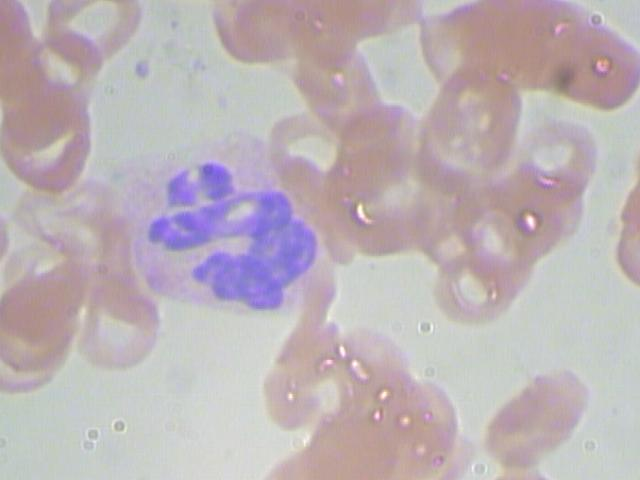
#> input picture BloodImage_00004.jpg, 640 x 480 px
$ jupyter execute --allow-errors 'Sketchy Low Rank Optimization.ipynb'   (shell and % lines are left out)
#> lines starting #> are read from the running program, lines starting #| are printed output that depends on the picture; long printed decimals are rounded
[cell 1]
import numpy as np
import matplotlib.pyplot as plt

[cell 2]
from PIL import Image, ImageDraw
import requests

url = 'https://www.worldgbc.org/sites/default/files/Content%20pages%20old%20europe%20buildings.jpg'
path = "./BloodImage_00004.jpg"

img = Image.open(path).convert('L')
X0 = np.array(img).astype(np.float64)[:120, :150] / 255
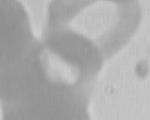
#> X0: shape (120, 150) float64; min 0.557, max 0.812, mean 0.672

plt.imshow(X0, cmap='gray')

[cell 3]
print("S1-norm is", np.linalg.norm(X0, ord="nuc"), ", trace is", np.trace(X0))
#| S1-norm is 110.462 , trace is 82.827

alpha = np.trace(X0)
#> alpha = 82.83

[cell 4]
def f(x, b):
    return np.norm(x - b) ** 2

def grad_f(x):
    b = X0.reshape(-1)
    return 2 * (x - b)

[cell 5]
def A(X):
    return X.reshape(-1)

def A_star(x):
    return x.reshape(X0.shape)

[cell 6]
from scipy.sparse import linalg as slin
from tqdm import tqdm

class Sketch:
    def __init__(self):
        self.Omega = None
        self.Psi = None
        self.Y = None
        self.W = None
        self.shape = None
        self.r = 0

    def init(self, r):
        self.r = r

        m, n = X0.shape
        self.shape = X0.shape

        k = 2 * r + 1
        l = 4 * r + 3

        self.Omega = np.random.randn(n, k)
        self.Psi = np.random.randn(l, m)

        self.Y = np.zeros((m, k))
        self.W = np.zeros((l, n))

    def CGMU_update(self, u, v, nu):
        self.Y = (1 - nu) * self.Y + nu * u @ (v.conj().T @ self.Omega)
        self.W = (1 - nu) * self.W + nu * (self.Psi @ u) @ v.conj().T

    def reconstruct(self):
        Q, _ = np.linalg.qr(self.Y)
        B = np.linalg.pinv(self.Psi @ Q) @ self.W

        U, S, V = np.linalg.svd(B, full_matrices=False)

        return Q @ U[:,:self.r] @ np.diag(S[:self.r]) @ V[:self.r,:]

    def factorize(self, num_iter=50, alpha = 1.0, eps=1e-10):
        z = np.ones(self.shape).reshape(-1)

        for i in tqdm(range(num_iter)):
            u, _, v = np.linalg.svd(A_star(grad_f(z)))
            u = u[:,:1]
            v = v[:1,:].conj().T

            h = A((-alpha * u @ v.T))
            e = (z - h) @ grad_f(z)

            err.append(np.abs(e))
            if np.abs(e) <= eps :
                break

            nu = 2 / (i + 2)
            z = (1 - nu) * z + nu * h
            self.CGMU_update(-alpha * u, v, nu)

[cell 7]
err = []
sketch = Sketch()
sketch.init(400)
sketch.factorize(alpha=alpha, num_iter=10)
#> the loop in factorize, `for i in tqdm(range(num_iter)):` made 10 passes
#> e on passes 1 to 10: 19214.1, 56733.5, 6830.5, 1915.1, 789, 406, 241, 157.8, 110.8, 82
#> pass 1, in factorize, `u, _, v = np.linalg.svd(A_star(grad_f(z)))`:
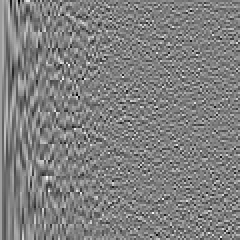
#> u: shape (120, 120) float64 (shown 2 times larger); min -0.384, max 0.381, mean 0.00077; drawn with min black and max white
#> pass 1, in factorize, `u, _, v = np.linalg.svd(A_star(grad_f(z)))`:
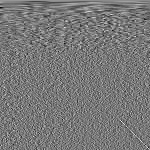
#> v: shape (150, 150) float64; min -0.391, max 0.436, mean 0.000558; drawn with min black and max white
#> pass 1, in CGMU_update, `self.W = (1 - nu) * self.W + nu * (self.Psi @ u) @ v.conj().T`:
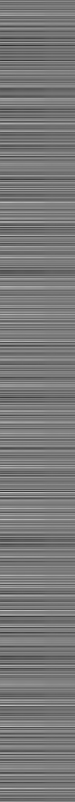
#> self.W: shape (1603, 150) float64 (shown at 1/2 size); min -26.24, max 29.1, mean -0.1; drawn with min black and max white
#> after the loop in factorize, `for i in tqdm(range(num_iter)):`: err = [19214.1, 56733.5, 6830.5, 1915.1, 789, 406, 241, 157.8, 110.8, 82]; z = 18000 values, max 0.691 at index 3749, min 0.493 at index 6607, mean 0.593
X_rec = sketch.reconstruct()
#> in reconstruct, `Q, _ = np.linalg.qr(self.Y)`:
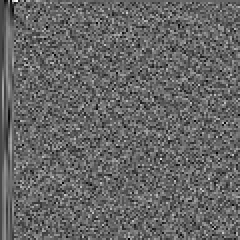
#> Q: shape (120, 120) float64 (shown 2 times larger); min -0.308, max 0.458, mean -0.000748; drawn with min black and max white
#> in reconstruct, `Q, _ = np.linalg.qr(self.Y)`:
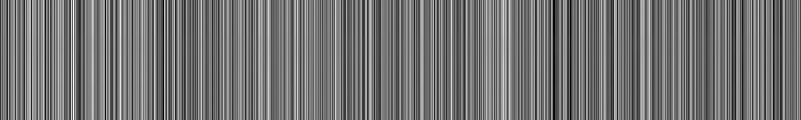
#> self.Y: shape (120, 801) float64; min -19.95, max 24.61, mean 0.3; drawn with min black and max white
#> in reconstruct, `B = np.linalg.pinv(self.Psi @ Q) @ self.W`:
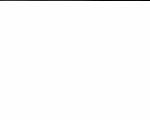
#> B: shape (120, 150) float64; min -7.32, max 0.00169, mean -0.0542; drawn with min black and max white
#> in reconstruct, `U, S, V = np.linalg.svd(B, full_matrices=False)`:
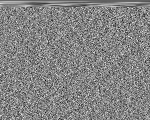
#> V: shape (120, 150) float64; min -0.337, max 0.311, mean -0.000625; drawn with min black and max white
#> in reconstruct, `U, S, V = np.linalg.svd(B, full_matrices=False)`: S = 120 values, max 79.84 at index 0, min 7.98e-15 at index 7, mean 0.665
#> in reconstruct, `return Q @ U[:,:self.r] @ np.diag(S[:self.r]) @ V[:self.r,:]`:
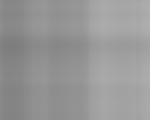
#> returned value: shape (120, 150) float64; min 0.493, max 0.691, mean 0.593

[cell 8]
# X_rec = U @ np.diag(S) @ V

print(np.linalg.matrix_rank(X_rec))
#| 6

plt.imshow(-1 * X_rec, cmap='gray')

[cell 9]
plt.plot(err, '.-')
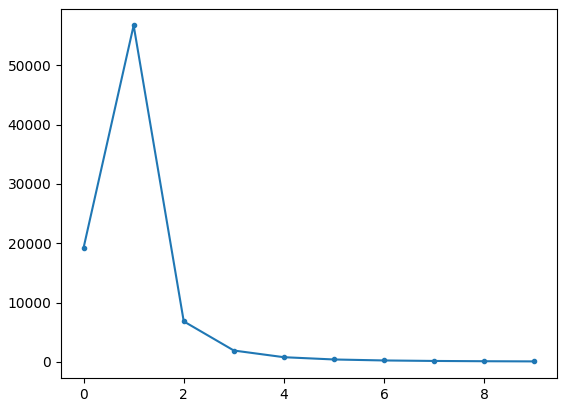
#> figure drawn by matplotlib, 1 panel; curve peaks at x = 1, y = 56733.5

[cell 10]
import cvxpy as cvx

#> (a cell that did not finish here is left out)

#> (a cell that did not finish here is left out)

#> (a cell that did not finish here is left out)

#> (a cell that did not finish here is left out)

[cell 15]
X_rec * -1

#> (a cell that did not finish here is left out)

#> (a cell that did not finish here is left out)

#> (a cell that did not finish here is left out)

[cell 19]
import os

root_dir = "./Bootstrap/"

#> (the rest of this cell did not finish here and is left out)

#> (a cell that did not finish here is left out)

#> (a cell that did not finish here is left out)

#> (a cell that did not finish here is left out)

#> (a cell that did not finish here is left out)

[cell 24]
F_rec = X_rec

def get_image(M, j):
    img = M[:, j].reshape(120, 160)
    img = img / img.max() * 255
    img = img.astype(np.uint8)

    return img

#> (the rest of this cell did not finish here and is left out)
